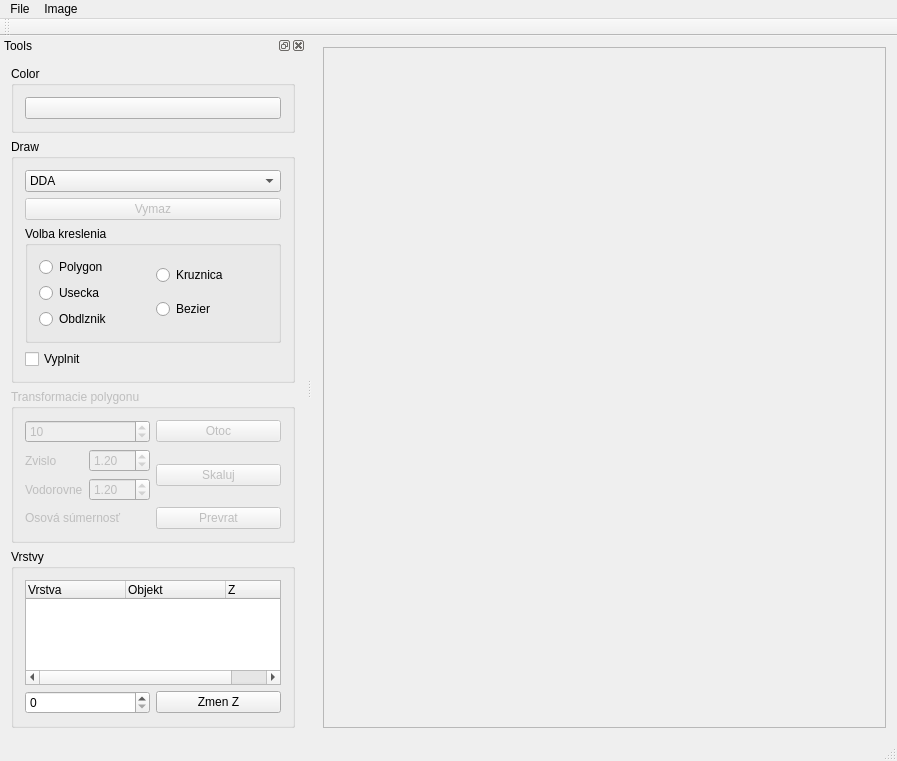
<?xml version="1.0" encoding="UTF-8"?>
<ui version="4.0">
 <class>ImageViewerClass</class>
 <widget class="QMainWindow" name="ImageViewerClass">
  <property name="geometry">
   <rect>
    <x>0</x>
    <y>0</y>
    <width>897</width>
    <height>761</height>
   </rect>
  </property>
  <property name="windowTitle">
   <string>ImageViewer</string>
  </property>
  <widget class="QWidget" name="centralWidget">
   <layout class="QVBoxLayout" name="verticalLayout_4">
    <item>
     <widget class="QScrollArea" name="scrollArea">
      <property name="widgetResizable">
       <bool>true</bool>
      </property>
      <widget class="QWidget" name="scrollAreaWidgetContents">
       <property name="geometry">
        <rect>
         <x>0</x>
         <y>0</y>
         <width>582</width>
         <height>686</height>
        </rect>
       </property>
      </widget>
     </widget>
    </item>
   </layout>
  </widget>
  <widget class="QMenuBar" name="menuBar">
   <property name="geometry">
    <rect>
     <x>0</x>
     <y>0</y>
     <width>897</width>
     <height>22</height>
    </rect>
   </property>
   <widget class="QMenu" name="menuFile">
    <property name="title">
     <string>File</string>
    </property>
    <addaction name="actionOpen"/>
    <addaction name="actionSave_as"/>
    <addaction name="actionSave_as_data"/>
   </widget>
   <widget class="QMenu" name="menuImage">
    <property name="title">
     <string>Image</string>
    </property>
    <addaction name="actionClear"/>
   </widget>
   <addaction name="menuFile"/>
   <addaction name="menuImage"/>
  </widget>
  <widget class="QToolBar" name="mainToolBar">
   <attribute name="toolBarArea">
    <enum>TopToolBarArea</enum>
   </attribute>
   <attribute name="toolBarBreak">
    <bool>false</bool>
   </attribute>
  </widget>
  <widget class="QStatusBar" name="statusBar"/>
  <widget class="QDockWidget" name="dockWidget">
   <property name="windowTitle">
    <string>Tools</string>
   </property>
   <attribute name="dockWidgetArea">
    <number>1</number>
   </attribute>
   <widget class="QWidget" name="dockWidgetContents">
    <layout class="QVBoxLayout" name="verticalLayout">
     <item>
      <widget class="QGroupBox" name="groupBox">
       <property name="title">
        <string>Color</string>
       </property>
       <layout class="QVBoxLayout" name="verticalLayout_2">
        <item>
         <widget class="QPushButton" name="pushButtonSetColor">
          <property name="text">
           <string/>
          </property>
         </widget>
        </item>
       </layout>
      </widget>
     </item>
     <item>
      <widget class="QGroupBox" name="groupBox_2">
       <property name="title">
        <string>Draw</string>
       </property>
       <layout class="QVBoxLayout" name="verticalLayout_6">
        <item>
         <widget class="QComboBox" name="comboBoxLineAlg">
          <item>
           <property name="text">
            <string>DDA</string>
           </property>
          </item>
          <item>
           <property name="text">
            <string>Bresenham</string>
           </property>
          </item>
         </widget>
        </item>
        <item>
         <widget class="QPushButton" name="pushButton_vymaz">
          <property name="enabled">
           <bool>false</bool>
          </property>
          <property name="text">
           <string>Vymaz</string>
          </property>
         </widget>
        </item>
        <item>
         <widget class="QGroupBox" name="groupBox_kreslenie">
          <property name="title">
           <string>Volba kreslenia</string>
          </property>
          <layout class="QHBoxLayout" name="horizontalLayout_5">
           <item>
            <layout class="QVBoxLayout" name="verticalLayout_3">
             <item>
              <widget class="QRadioButton" name="radioButton_polygon">
               <property name="text">
                <string>Polygon</string>
               </property>
               <property name="checkable">
                <bool>true</bool>
               </property>
               <property name="autoExclusive">
                <bool>false</bool>
               </property>
               <attribute name="buttonGroup">
                <string notr="true">buttonGroup</string>
               </attribute>
              </widget>
             </item>
             <item>
              <widget class="QRadioButton" name="radioButton_usecka">
               <property name="text">
                <string>Usecka</string>
               </property>
               <property name="checkable">
                <bool>true</bool>
               </property>
               <attribute name="buttonGroup">
                <string notr="true">buttonGroup</string>
               </attribute>
              </widget>
             </item>
             <item>
              <widget class="QRadioButton" name="radioButton_obdlznik">
               <property name="text">
                <string>Obdlznik</string>
               </property>
               <property name="checkable">
                <bool>true</bool>
               </property>
               <attribute name="buttonGroup">
                <string notr="true">buttonGroup</string>
               </attribute>
              </widget>
             </item>
            </layout>
           </item>
           <item>
            <layout class="QVBoxLayout" name="verticalLayout_8">
             <item>
              <widget class="QRadioButton" name="radioButton_kruznica">
               <property name="text">
                <string>Kruznica</string>
               </property>
               <property name="checkable">
                <bool>true</bool>
               </property>
               <attribute name="buttonGroup">
                <string notr="true">buttonGroup</string>
               </attribute>
              </widget>
             </item>
             <item>
              <widget class="QRadioButton" name="radioButton_bezier">
               <property name="text">
                <string>Bezier</string>
               </property>
               <property name="checkable">
                <bool>true</bool>
               </property>
               <attribute name="buttonGroup">
                <string notr="true">buttonGroup</string>
               </attribute>
              </widget>
             </item>
            </layout>
           </item>
          </layout>
         </widget>
        </item>
        <item>
         <widget class="QCheckBox" name="checkBox_vypln">
          <property name="text">
           <string>Vyplnit</string>
          </property>
         </widget>
        </item>
       </layout>
      </widget>
     </item>
     <item>
      <widget class="QGroupBox" name="groupBox_transform">
       <property name="enabled">
        <bool>false</bool>
       </property>
       <property name="title">
        <string>Transformacie polygonu</string>
       </property>
       <layout class="QVBoxLayout" name="verticalLayout_5">
        <item>
         <layout class="QHBoxLayout" name="horizontalLayout_3">
          <item>
           <widget class="QSpinBox" name="spinBox_stupne">
            <property name="minimum">
             <number>-360</number>
            </property>
            <property name="maximum">
             <number>360</number>
            </property>
            <property name="singleStep">
             <number>10</number>
            </property>
            <property name="value">
             <number>10</number>
            </property>
           </widget>
          </item>
          <item>
           <widget class="QPushButton" name="pushButton_otocenie">
            <property name="text">
             <string>Otoc</string>
            </property>
           </widget>
          </item>
         </layout>
        </item>
        <item>
         <layout class="QHBoxLayout" name="horizontalLayout">
          <item>
           <layout class="QFormLayout" name="formLayout">
            <item row="0" column="0">
             <widget class="QLabel" name="label">
              <property name="text">
               <string>Zvislo</string>
              </property>
             </widget>
            </item>
            <item row="0" column="1">
             <widget class="QDoubleSpinBox" name="doubleSpinBox_zvislo">
              <property name="minimum">
               <double>-5.000000000000000</double>
              </property>
              <property name="maximum">
               <double>5.000000000000000</double>
              </property>
              <property name="singleStep">
               <double>0.100000000000000</double>
              </property>
              <property name="value">
               <double>1.200000000000000</double>
              </property>
             </widget>
            </item>
            <item row="1" column="0">
             <widget class="QLabel" name="label_2">
              <property name="text">
               <string>Vodorovne</string>
              </property>
             </widget>
            </item>
            <item row="1" column="1">
             <widget class="QDoubleSpinBox" name="doubleSpinBox_vodorovne">
              <property name="minimum">
               <double>-5.000000000000000</double>
              </property>
              <property name="maximum">
               <double>5.000000000000000</double>
              </property>
              <property name="singleStep">
               <double>0.100000000000000</double>
              </property>
              <property name="value">
               <double>1.200000000000000</double>
              </property>
             </widget>
            </item>
           </layout>
          </item>
          <item>
           <widget class="QPushButton" name="pushButton_skalovanie">
            <property name="text">
             <string>Skaluj</string>
            </property>
           </widget>
          </item>
         </layout>
        </item>
        <item>
         <layout class="QHBoxLayout" name="horizontalLayout_4">
          <item>
           <widget class="QLabel" name="label_3">
            <property name="text">
             <string>Osová súmernosť</string>
            </property>
           </widget>
          </item>
          <item>
           <widget class="QPushButton" name="pushButton_osova">
            <property name="text">
             <string>Prevrat</string>
            </property>
           </widget>
          </item>
         </layout>
        </item>
       </layout>
      </widget>
     </item>
     <item>
      <widget class="QGroupBox" name="groupBox_3">
       <property name="title">
        <string>Vrstvy</string>
       </property>
       <layout class="QVBoxLayout" name="verticalLayout_7">
        <item>
         <widget class="QTreeWidget" name="treeWidget">
          <column>
           <property name="text">
            <string>Vrstva</string>
           </property>
          </column>
          <column>
           <property name="text">
            <string>Objekt</string>
           </property>
          </column>
          <column>
           <property name="text">
            <string>Z</string>
           </property>
          </column>
         </widget>
        </item>
        <item>
         <layout class="QHBoxLayout" name="horizontalLayout_2">
          <item>
           <widget class="QSpinBox" name="spinBox_z"/>
          </item>
          <item>
           <widget class="QPushButton" name="pushButton_z">
            <property name="text">
             <string>Zmen Z</string>
            </property>
           </widget>
          </item>
         </layout>
        </item>
       </layout>
      </widget>
     </item>
     <item>
      <spacer name="verticalSpacer">
       <property name="orientation">
        <enum>Qt::Vertical</enum>
       </property>
       <property name="sizeHint" stdset="0">
        <size>
         <width>20</width>
         <height>40</height>
        </size>
       </property>
      </spacer>
     </item>
    </layout>
   </widget>
  </widget>
  <action name="actionOpen">
   <property name="text">
    <string>Open data</string>
   </property>
   <property name="shortcut">
    <string>Ctrl+O</string>
   </property>
  </action>
  <action name="actionSave_as">
   <property name="text">
    <string>Save as image</string>
   </property>
   <property name="shortcut">
    <string>Ctrl+S</string>
   </property>
  </action>
  <action name="actionClear">
   <property name="text">
    <string>Clear</string>
   </property>
  </action>
  <action name="actionExit">
   <property name="text">
    <string>Exit</string>
   </property>
   <property name="shortcut">
    <string>Alt+F4</string>
   </property>
  </action>
  <action name="actionResize">
   <property name="text">
    <string>Resize</string>
   </property>
  </action>
  <action name="actionSave_as_data">
   <property name="text">
    <string>Save as data</string>
   </property>
  </action>
 </widget>
 <layoutdefault spacing="6" margin="11"/>
 <resources>
  <include location="ImageViewer.qrc"/>
 </resources>
 <connections/>
 <buttongroups>
  <buttongroup name="buttonGroup">
   <property name="exclusive">
    <bool>true</bool>
   </property>
  </buttongroup>
 </buttongroups>
</ui>
